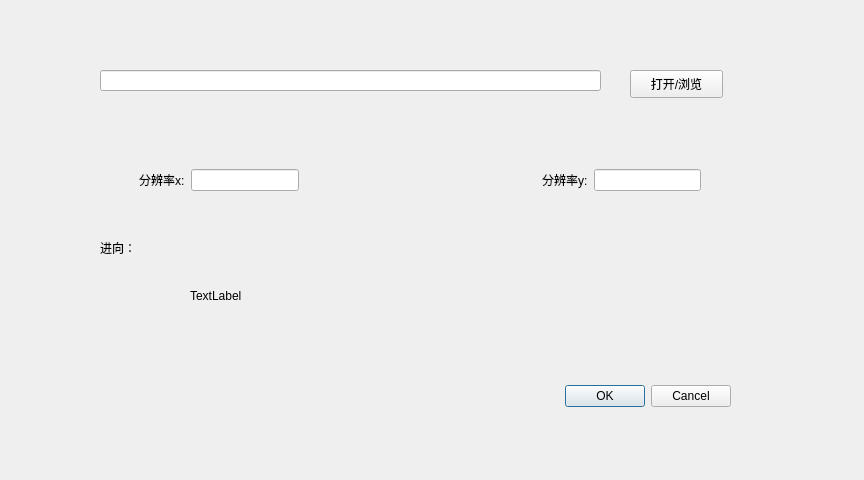
<?xml version="1.0" encoding="UTF-8"?>
<ui version="4.0">
 <class>PreDialog</class>
 <widget class="QDialog" name="PreDialog">
  <property name="geometry">
   <rect>
    <x>0</x>
    <y>0</y>
    <width>864</width>
    <height>480</height>
   </rect>
  </property>
  <property name="windowTitle">
   <string>Dialog</string>
  </property>
  <widget class="QLabel" name="label_3">
   <property name="geometry">
    <rect>
     <x>100</x>
     <y>240</y>
     <width>72</width>
     <height>15</height>
    </rect>
   </property>
   <property name="text">
    <string>进向：</string>
   </property>
  </widget>
  <widget class="QPushButton" name="buttonOpen">
   <property name="geometry">
    <rect>
     <x>630</x>
     <y>70</y>
     <width>93</width>
     <height>28</height>
    </rect>
   </property>
   <property name="text">
    <string>打开/浏览</string>
   </property>
  </widget>
  <widget class="QLineEdit" name="lineEditFileName">
   <property name="geometry">
    <rect>
     <x>100</x>
     <y>70</y>
     <width>501</width>
     <height>21</height>
    </rect>
   </property>
   <property name="text">
    <string/>
   </property>
  </widget>
  <widget class="QWidget" name="horizontalLayoutWidget">
   <property name="geometry">
    <rect>
     <x>100</x>
     <y>140</y>
     <width>641</width>
     <height>80</height>
    </rect>
   </property>
   <layout class="QHBoxLayout" name="horizontalLayout">
    <item>
     <spacer name="horizontalSpacer_2">
      <property name="orientation">
       <enum>Qt::Horizontal</enum>
      </property>
      <property name="sizeHint" stdset="0">
       <size>
        <width>40</width>
        <height>20</height>
       </size>
      </property>
     </spacer>
    </item>
    <item>
     <widget class="QLabel" name="label">
      <property name="text">
       <string>分辨率x:</string>
      </property>
     </widget>
    </item>
    <item>
     <widget class="QLineEdit" name="lineEditX">
      <property name="text">
       <string/>
      </property>
     </widget>
    </item>
    <item>
     <spacer name="horizontalSpacer_7">
      <property name="orientation">
       <enum>Qt::Horizontal</enum>
      </property>
      <property name="sizeHint" stdset="0">
       <size>
        <width>40</width>
        <height>20</height>
       </size>
      </property>
     </spacer>
    </item>
    <item>
     <spacer name="horizontalSpacer_6">
      <property name="orientation">
       <enum>Qt::Horizontal</enum>
      </property>
      <property name="sizeHint" stdset="0">
       <size>
        <width>40</width>
        <height>20</height>
       </size>
      </property>
     </spacer>
    </item>
    <item>
     <spacer name="horizontalSpacer_8">
      <property name="orientation">
       <enum>Qt::Horizontal</enum>
      </property>
      <property name="sizeHint" stdset="0">
       <size>
        <width>40</width>
        <height>20</height>
       </size>
      </property>
     </spacer>
    </item>
    <item>
     <spacer name="horizontalSpacer_3">
      <property name="orientation">
       <enum>Qt::Horizontal</enum>
      </property>
      <property name="sizeHint" stdset="0">
       <size>
        <width>40</width>
        <height>20</height>
       </size>
      </property>
     </spacer>
    </item>
    <item>
     <spacer name="horizontalSpacer_5">
      <property name="orientation">
       <enum>Qt::Horizontal</enum>
      </property>
      <property name="sizeHint" stdset="0">
       <size>
        <width>40</width>
        <height>20</height>
       </size>
      </property>
     </spacer>
    </item>
    <item>
     <spacer name="horizontalSpacer">
      <property name="orientation">
       <enum>Qt::Horizontal</enum>
      </property>
      <property name="sizeHint" stdset="0">
       <size>
        <width>40</width>
        <height>20</height>
       </size>
      </property>
     </spacer>
    </item>
    <item>
     <widget class="QLabel" name="label_2">
      <property name="text">
       <string>分辨率y:</string>
      </property>
     </widget>
    </item>
    <item>
     <widget class="QLineEdit" name="lineEditY">
      <property name="text">
       <string/>
      </property>
     </widget>
    </item>
    <item>
     <spacer name="horizontalSpacer_4">
      <property name="orientation">
       <enum>Qt::Horizontal</enum>
      </property>
      <property name="sizeHint" stdset="0">
       <size>
        <width>40</width>
        <height>20</height>
       </size>
      </property>
     </spacer>
    </item>
   </layout>
  </widget>
  <widget class="QLabel" name="labelOpenFile">
   <property name="geometry">
    <rect>
     <x>100</x>
     <y>110</y>
     <width>711</width>
     <height>16</height>
    </rect>
   </property>
   <property name="text">
    <string/>
   </property>
  </widget>
  <widget class="QDialogButtonBox" name="buttonBox">
   <property name="geometry">
    <rect>
     <x>360</x>
     <y>380</y>
     <width>371</width>
     <height>32</height>
    </rect>
   </property>
   <property name="orientation">
    <enum>Qt::Horizontal</enum>
   </property>
   <property name="standardButtons">
    <set>QDialogButtonBox::Cancel|QDialogButtonBox::Ok</set>
   </property>
  </widget>
  <widget class="QLabel" name="label_4">
   <property name="geometry">
    <rect>
     <x>190</x>
     <y>240</y>
     <width>121</width>
     <height>111</height>
    </rect>
   </property>
   <property name="text">
    <string>TextLabel</string>
   </property>
  </widget>
 </widget>
 <resources/>
 <connections>
  <connection>
   <sender>buttonBox</sender>
   <signal>accepted()</signal>
   <receiver>PreDialog</receiver>
   <slot>accept()</slot>
   <hints>
    <hint type="sourcelabel">
     <x>545</x>
     <y>575</y>
    </hint>
    <hint type="destinationlabel">
     <x>424</x>
     <y>326</y>
    </hint>
   </hints>
  </connection>
  <connection>
   <sender>buttonBox</sender>
   <signal>rejected()</signal>
   <receiver>PreDialog</receiver>
   <slot>reject()</slot>
   <hints>
    <hint type="sourcelabel">
     <x>545</x>
     <y>575</y>
    </hint>
    <hint type="destinationlabel">
     <x>424</x>
     <y>326</y>
    </hint>
   </hints>
  </connection>
 </connections>
</ui>
